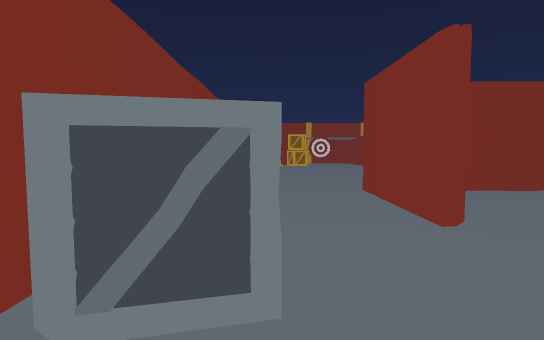
view 1 (above)

19 first-person views from a walk through a Unity game level. The camera is 1.2 m above the floor, tilts 4° down and sees 80° across. The floor is counted in squares, 1 m on a side. Each view is taken from the middle of a square. On the plan, view 1 faces up. The plan holds only what a view shows up to about 14 squares ahead; the rest is blank. The place goes on beyond the plan. The player is left out.

view 2
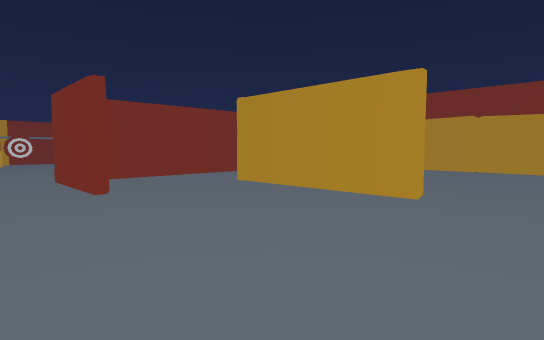

view 3
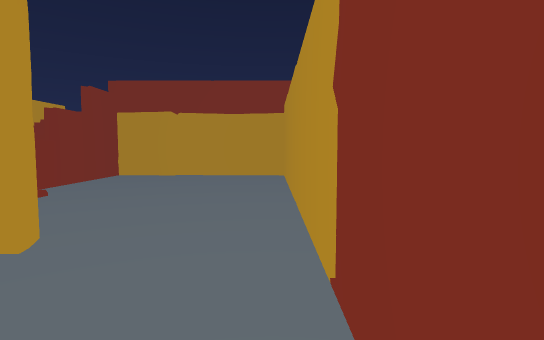

view 4
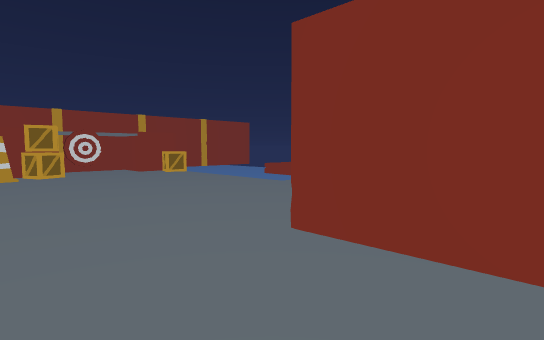

view 5
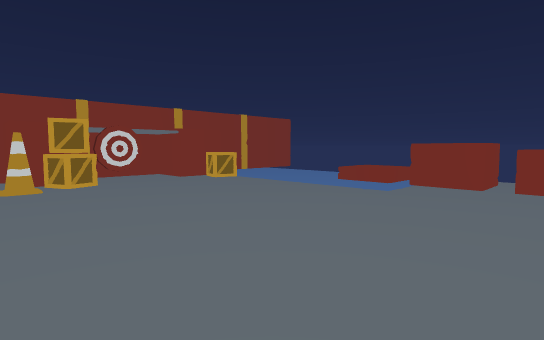

view 6
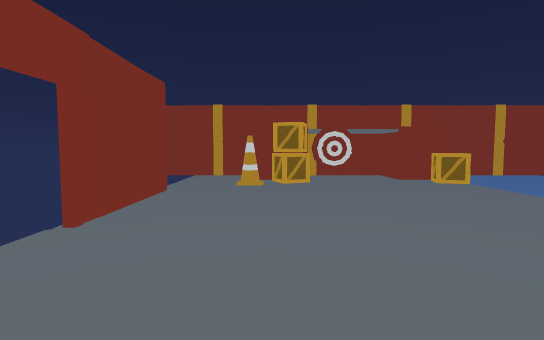

view 7
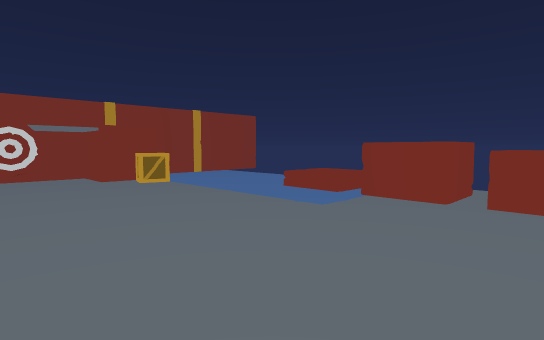

view 8
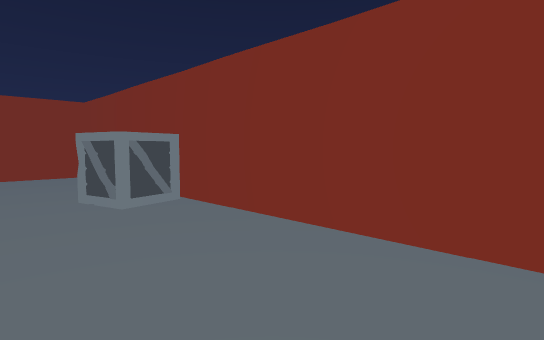

view 9
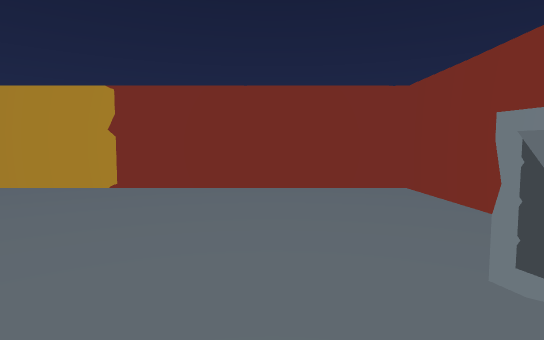

view 10
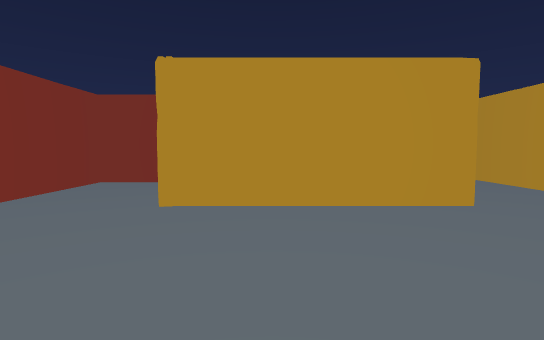

view 11
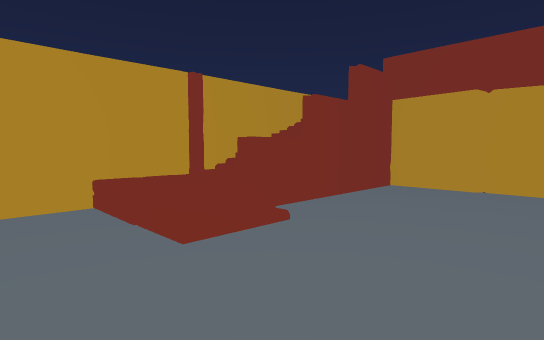

view 12
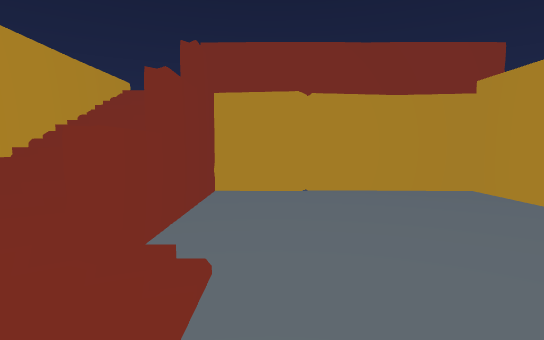

view 13
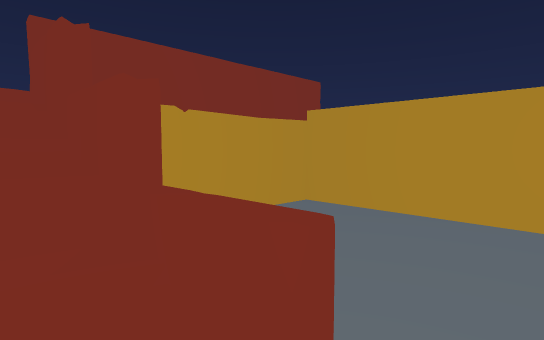

view 14
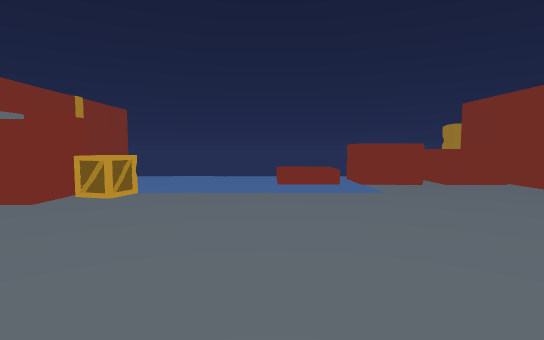

view 15
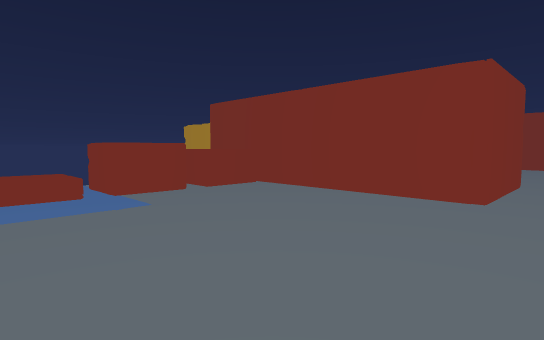

view 16
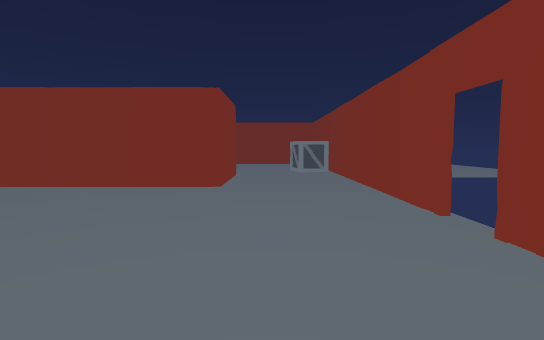

view 17
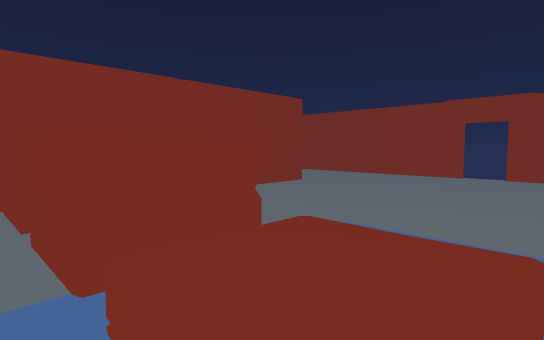

view 18
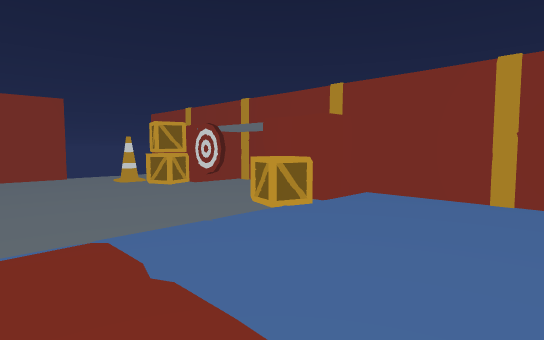

view 19
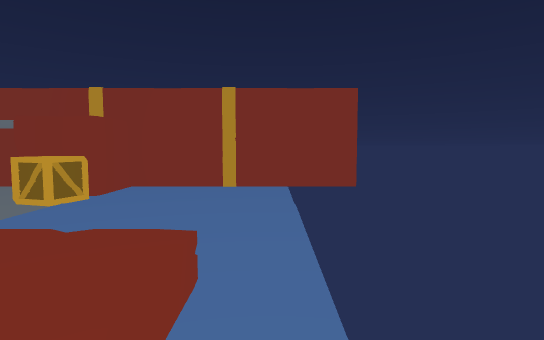

### Floor plan
Key: @ floor where view 1 was taken; # wall or solid block; . main floor; : floor 0.5 m higher than the main floor; / step, stairs or slope; = window, fence, low wall or low ledge; O other object.
Columns run from 3 left of view 1 to 18 right of it. Each row starts with its distance up from view 1.
 24 #################
 23  ..OOO...O O....
 22  ..OOOOO.OOO....
 21  ..OOO....OO....
 20  ..O............
 19  #..............
 18  #..............
 17  #...........//.
 16  #...........::.
 15  #...........//.
 14  ...........OOO.
 13  #..........O O.
 12  #...........#O.
 11  #..........OOO.
 10  #..........O O
  9  #....###########
  8  #....#........#
  7  #....#........#
  6  #....#.......
  5  #....#....###OO#O =
  4  #.........#.:: /////
  3  #OO.......#.=:OO#=#=#
  2  #OO.......#.///.....O
  1  #.........#.........O
  0  #.@.......#.........O
 -1  #.........#.........#
 -2  #...................#
 -3  #...................#
 -4  #...................#
 -5  #####################

Positions as (right, up) in squares from view 1, and headings:
1: (0, 0), facing up
2: (0, -4), facing up-right
3: (4, -4), facing right
4: (-1, 6), facing up-right
5: (-1, 10), facing up-right
6: (1, 10), facing up
7: (2, 10), facing up-right
8: (2, 10), facing down-left
9: (2, 5), facing down
10: (1, 3), facing right
11: (8, -2), facing up-right
12: (9, 1), facing right
13: (11, 4), facing down-right
14: (-1, 17), facing right
15: (1, 17), facing down-right
16: (1, 19), facing down
17: (12, 17), facing down-left
18: (12, 16), facing up-left
19: (12, 14), facing up
